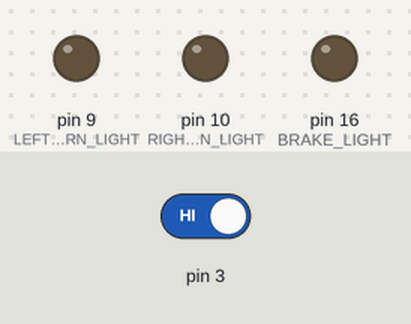
A sketch run on a simulated SparkFun Pro Micro, built with avr-gcc and run on an emulated ATmega32U4. On the bench: output pins drawn as LEDs (lit = HIGH). Dashed ring = blinking. Inputs (shaded band) come from the test bench; at power-on: pin 3 HIGH.

Above: at 1.2 s.
1.3 s: pin 3 driven LOW
At 1.4 s:
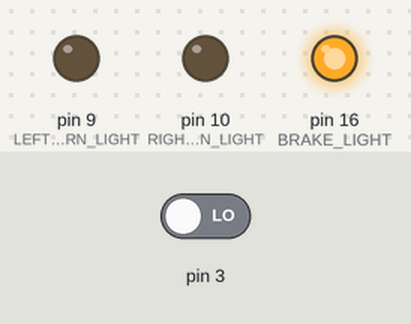
At 1.9 s:
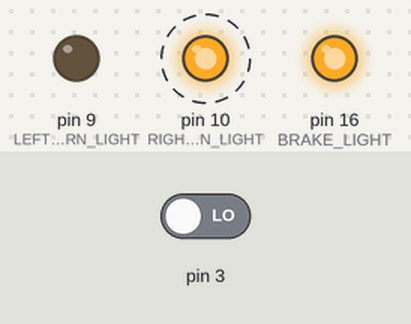
Timing chart, 0 to 10.3 s (numbered marks = the images above; inputs shaded):
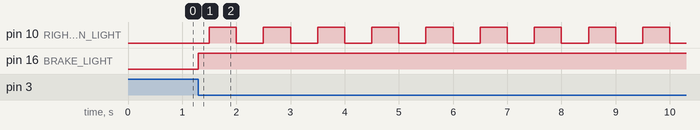

Measured:
- after the input at 1.3 s, pin 9 (LEFT_TURN_LIGHT): stays LOW (without the input it goes to HIGH after 0.70 s); pin 16 (BRAKE_LIGHT): LOW → HIGH at once
- by itself, pin 10 (RIGHT_TURN_LIGHT): alternates HIGH for 0.50 s and LOW for 0.50 s

The sketch:

Solar.ino
```cpp
/* Turn signal and Brake light controller
 * For Sooner Solar Racing Team
 * Target Device: Arduino Pro Micro 5V 16MHz
 *
 * Written by: Connor Taylor
 * Last edited: Feb 3, 2015
 */

//Temporary until we get serial stuff working
#define LEFT_TURN_SIGNAL false
#define RIGHT_TURN_SIGNAL true

//Pin allocations
#define LEFT_TURN_LIGHT 9    //Output compare match 1A
#define RIGHT_TURN_LIGHT 10  //Output compare match 1B
#define BRAKE_LIGHT 16
#define BRAKE_SIGNAL 14      //External interrupt trigger input 0

void setup(){
  //Set pin modes
  pinMode(LEFT_TURN_LIGHT, OUTPUT);
  pinMode(RIGHT_TURN_LIGHT, OUTPUT);
  pinMode(BRAKE_LIGHT, OUTPUT);
  pinMode(BRAKE_SIGNAL, INPUT);

  //Set initial states
  digitalWrite(LEFT_TURN_LIGHT, LOW);
  digitalWrite(RIGHT_TURN_LIGHT, LOW);
  digitalWrite(BRAKE_LIGHT, LOW);

  //Attach the brake ISR to INT0. Use falling edge to trigger
  attachInterrupt(0, brake, FALLING);

  //Setup Timer 1
  setupTimer1();
}

void loop(){
  if(LEFT_TURN_SIGNAL)
    setDutyCycleA(0.5);
  else
    setDutyCycleA(0);

  if(RIGHT_TURN_SIGNAL)
    setDutyCycleB(0.5);
  else
    setDutyCycleB(0);

  //if(digitalRead(BRAKE_SIGNAL))
    //digitalWrite(BRAKE_LIGHT, LOW);
}

void setDutyCycleA(float duty){
  //Error checking
  if(duty > 1)
    return;

  //invert duty cycle
  duty = 1-duty;

  //Set duty cycle
  OCR1AH = highByte((word)(duty*62500));
  OCR1AL = lowByte((word)(duty*62500));
}

void setDutyCycleB(float duty){
  //Error checking
  if(duty > 1)
    return;

  //invert duty cycle
  duty = 1-duty;

  //Set duty cycle
  OCR1BH = highByte((word)(duty*62500));
  OCR1BL = lowByte((word)(duty*62500));
}

//Brake light ISR
void brake(){
  digitalWrite(BRAKE_LIGHT, HIGH);
}

void setupTimer1(){
  //Timer/Counter1 Control Register A
  TCCR1A = 0;
  TCCR1A |= (1 << COM1A1);
  TCCR1A |= (1 << COM1A0);
  TCCR1A |= (1 << COM1B1);
  TCCR1A |= (1 << COM1B0);
  TCCR1A |= (1 << WGM11);    //CTC ICR, fast PWM

  //Timer/Counter1 Control Register B
  TCCR1B = 0;
  TCCR1B |= (1 << WGM12);    //CTC ICR, fast PWM
  TCCR1B |= (1 << WGM13);    //CTC ICR, Fast PWM
  TCCR1B |= (1 << CS12);    //62500Hz

  //Timer/Counter1 Control Register C
  TCCR1C = 0;

  //Timer/Counter1
  TCNT1H = 0;
  TCNT1L = 0;

  //Input Capture Register 1 (used for setting CTC point
  ICR1H = highByte(62500);
  ICR1L = lowByte(62500);

  //Set both outputs to
  OCR1AH = highByte(62500);
  OCR1AL = lowByte(62500);
  OCR1BH = highByte(62500);
  OCR1BL = lowByte(62500);
}
```
